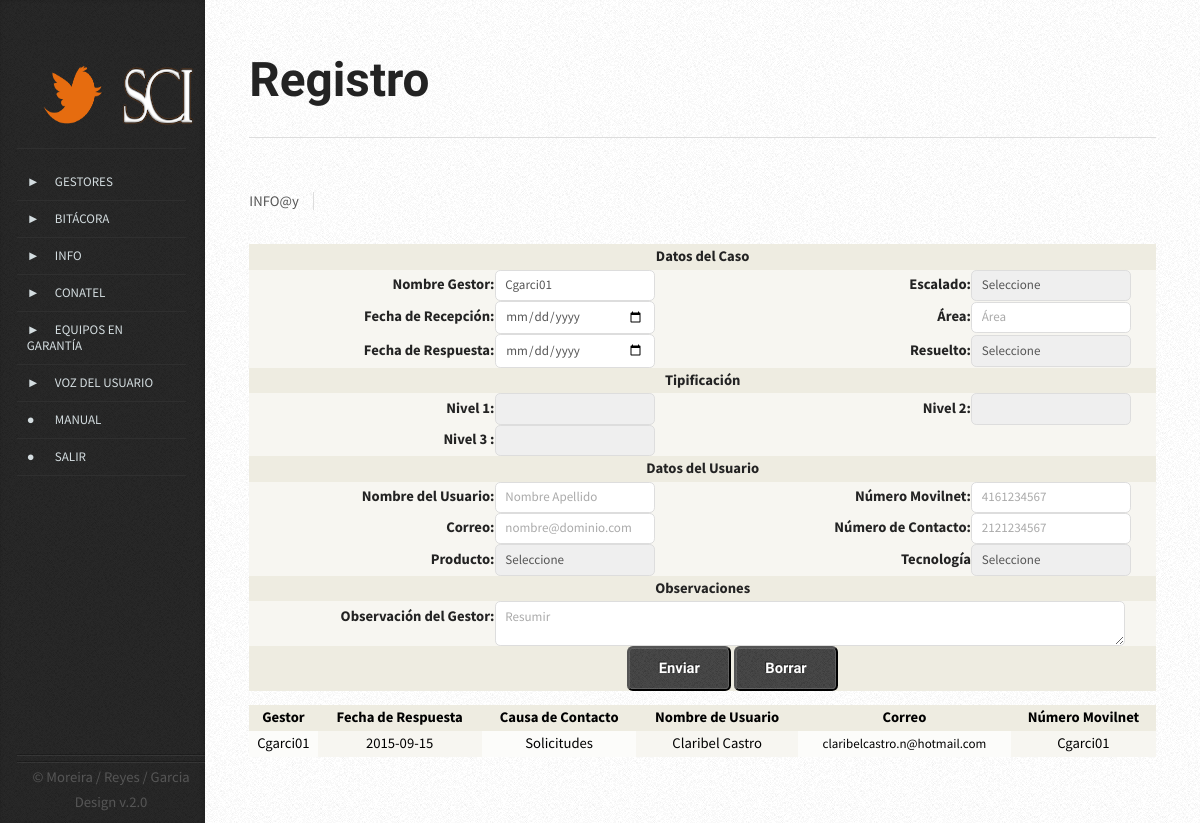
Page /vista/registro_info.php (signed in) on the committed database.
### tables this page shows
CREATE TABLE `info` (
  `in_id` smallint(6) NOT NULL AUTO_INCREMENT,
  `in_nomges` varchar(200) DEFAULT NULL,
  `in_fecharec` date DEFAULT NULL,
  `in_fecharesp` date DEFAULT NULL,
  `in_esca` varchar(5) DEFAULT NULL,
  `in_areaes` varchar(25) NOT NULL,
  `in_resuelto` varchar(5) DEFAULT NULL,
  `in_niv1` varchar(200) DEFAULT NULL,
  `in_niv2` varchar(200) DEFAULT NULL,
  `in_niv3` varchar(200) DEFAULT NULL,
  `in_nomusu` varchar(200) DEFAULT NULL,
  `in_produc` varchar(20) DEFAULT NULL,
  `in_correo` varchar(200) DEFAULT NULL,
  `in_nummov` varchar(11) DEFAULT NULL,
  `in_numcont` varchar(11) DEFAULT NULL,
  `in_tecno` varchar(6) DEFAULT NULL,
  `in_obser` text,
  PRIMARY KEY (`in_id`)
);

### modelo/mod_info.php (called while the page is built, shortened)
<?php
class info{
	public function obtener($gestor, $mysqlconn){
		$query= "SELECT * FROM info where in_nomges='$gestor' ORDER BY in_id DESC LIMIT 1";
		$consulta= mysqli_query($mysqlconn, $query) or die ("Consulta Errónea: ".mysqli_error($mysqlconn));
		if($consulta){
			return ($consulta);
			}
		}
}
?>

### controlador/listar_inforeg.php (the view, shortened to what this page needs)
<?php
		$conexion = new Connex();
		$mysqlconn= $conexion->conectar();
$gestor= $_SESSION['emp_login'];
					require("../modelo/mod_info.php");
					$consulta= new info();
					$listar=$consulta-> obtener ( $gestor, $mysqlconn);
					if(mysqli_num_rows($listar)>0){
					?>
<table width="580px" border="1" align="left" id="listado">
					<thead>
      <tr>
              <th align="right" bgcolor="#eeece1"><div align="center" class="style2">Gestor</div></th>
              <th align="right" bgcolor="#eeece1"><div align="center" class="style2">Fecha de Respuesta</div></th>
              <th align="right" bgcolor="#eeece1"><div align="center" class="style2">Causa de Contacto</div></th>
              <th align="right" bgcolor="#eeece1"><div align="center" class="style2">Nombre de Usuario</div></th>
              <th align="right" bgcolor="#eeece1"><div align="center" class="style2">Correo</div></th>
              <th align="right" bgcolor="#eeece1"><div align="center" class="style2">Número Movilnet</div></th>
      </tr>
 </thead>
         <?php
                 for($i=0; $i<mysqli_num_rows($listar); $i++){
                 $row= mysqli_fetch_array($listar, MYSQLI_ASSOC);
                 $in_nomges=$row["in_nomges"];
                 $in_fecharesp=$row["in_fecharesp"];
                 $in_niv1=$row["in_niv1"];
                 $in_nomusu=$row["in_nomusu"];
                 $in_correo=$row["in_correo"];
        ?>
       <tr>
             <td bgcolor="#fcfcfa"><div align="center" class="style5"><?php echo $in_nomges;?> </div>
             <td bgcolor="#f7f6f1"><div align="center" class="style5"><?php echo $in_fecharesp;?> </div>
             <td bgcolor="#fcfcfa"><div align="center" class="style5"><?php echo $in_niv1;?> </div>
             <td bgcolor="#f7f6f1"><div align="center" class="style5"><?php echo $in_nomusu;?> </div>
             <td bgcolor="#fcfcfa"><div align="center" class="style5c"><?php echo $in_correo;?> </div>
             <td bgcolor="#f7f6f1"><div align="center" class="style5"><?php echo $gestor;?> </div>
      </tr>
<?php }?>
</table>
<?php }?>

### vista/css/style.css (style rules this page uses)
body { background-color: #e8e8e8; background-image: url('images/bg02.png'); }
body,input,textarea,select { font-family: 'Source Sans Pro', sans-serif; font-weight: 400; color: #565656; }
p, ul, ol, dl, table { margin-bottom: 1em; }
table { width: 100%; height: 5%; }
section > :last-child, article > :last-child { margin-bottom: 0; }

### vista/css/style-desktop.css (style rules this page uses)
body { height: 100%; }
body,input,textarea,select { line-height: 1.75em; }

### vista/css/style-narrow.css (style rules this page uses)
body { min-width: 1000px; }
body,input,textarea,select { font-size: 11pt; }

### controlador/listar_inforeg.php (style rules this page uses)
.style5 { color: #000000 }
.style5c { color: #000000; font-size:13px; }

### rows in the picture
info: in_nomges "Cgarci01", in_fecharesp "2015-09-15", in_niv1 "Solicitudes", in_nomusu "Claribel Castro", in_correo "claribelcastro.n@hotmail.com"
